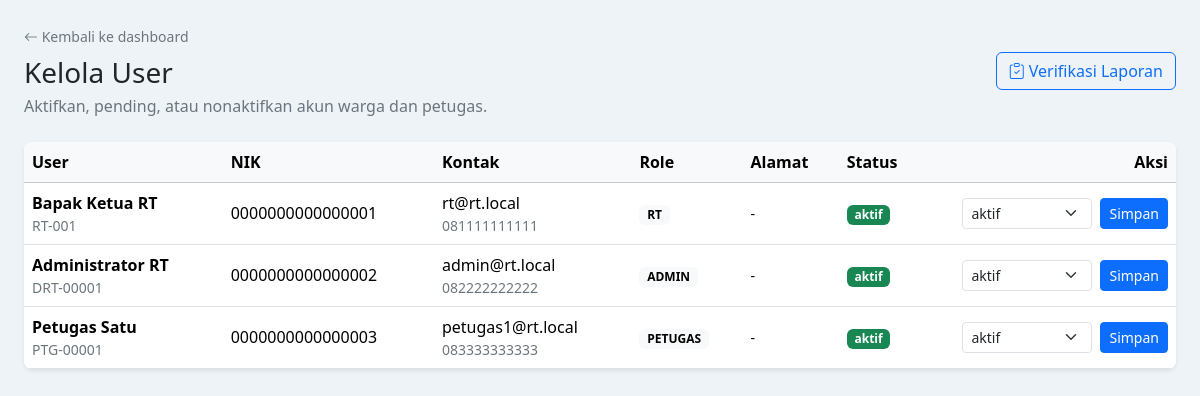
/admin-users.php (signed in), run on the app's committed database.
### tables this page shows
CREATE TABLE `users` (
  `id` int UNSIGNED NOT NULL,
  `kode_user` varchar(20) DEFAULT NULL COMMENT 'PTG-XXXXX | DRT-XXXXX | RT-001. NULL untuk warga biasa',
  `nik` varchar(16) NOT NULL COMMENT 'Nomor Induk Kependudukan',
  `nama_lengkap` varchar(150) NOT NULL,
  `email` varchar(150) DEFAULT NULL,
  `no_hp` varchar(15) DEFAULT NULL,
  `password_hash` varchar(255) NOT NULL,
  `role` enum('warga','petugas','admin','rt') NOT NULL DEFAULT 'warga',
  `status_akun` enum('aktif','nonaktif','pending') NOT NULL DEFAULT 'pending' COMMENT 'pending = belum diverifikasi admin',
  `foto_profil` varchar(255) DEFAULT NULL,
  `created_at` timestamp NULL DEFAULT CURRENT_TIMESTAMP,
  `updated_at` timestamp NULL DEFAULT CURRENT_TIMESTAMP ON UPDATE CURRENT_TIMESTAMP
);

### admin-users.php (called while the page is built, shortened)
<?php
require __DIR__ . '/index.php';

### backend/db/koneksi.php (called while the page is built, shortened)
<?php
final class Database
{
    private static ?self $instance = null;
    private \PDO $pdo;
    private function __construct()
    {
        $host    = $_ENV['DB_HOST'] ?? '127.0.0.1';
        $port    = $_ENV['DB_PORT'] ?? null;
        $name    = $_ENV['DB_NAME'] ?? '';
        $user    = $_ENV['DB_USER'] ?? 'root';
        $pass    = $_ENV['DB_PASS'] ?? '';
        $charset = $_ENV['DB_CHARSET'] ?? 'utf8mb4';
        $options = [
            \PDO::ATTR_ERRMODE            => \PDO::ERRMODE_EXCEPTION,
            \PDO::ATTR_DEFAULT_FETCH_MODE => \PDO::FETCH_ASSOC,
            \PDO::ATTR_EMULATE_PREPARES   => false,
            \PDO::ATTR_TIMEOUT            => 2,
        ];
        $ports = $port !== null ? [(string)$port] : ['8889', '3306'];
        $lastError = null;
        foreach ($ports as $candidatePort) {
            try {
                $dsn = "mysql:host={$host};port={$candidatePort};dbname={$name};charset={$charset}";
                $this->pdo = new \PDO($dsn, $user, $pass, $options);
                return;
            } catch (\PDOException $e) {
                $lastError = $e;
            }
        }
        throw $lastError ?? new \PDOException('Koneksi database gagal.');
    }
    public static function getInstance(): self
    {
        if (self::$instance === null) {
            self::$instance = new self();
        }
        return self::$instance;
    }
    public function query(string $sql, array $params = []): \PDOStatement
    {
        $stmt = $this->pdo->prepare($sql);
        $stmt->execute();
        return $stmt;
    }
}

### pages/admin_users.php (the view, shortened to what this page needs)
<!doctype html>
<html lang="id">
<head>
    <link href="https://cdn.jsdelivr.net/npm/bootstrap@5.3.3/dist/css/bootstrap.min.css" rel="stylesheet">
    <link href="https://cdn.jsdelivr.net/npm/bootstrap-icons@1.11.3/font/bootstrap-icons.min.css" rel="stylesheet">
</head>
<body>
<main class="container-fluid py-4 px-3 px-lg-4">
    <div class="d-flex flex-column flex-lg-row justify-content-between align-items-lg-center gap-3 mb-4">
        <div>
            <a class="text-decoration-none text-secondary text-small" href="<?= e(urlFor('/dashboard')) ?>">
                <i class="bi bi-arrow-left"></i> Kembali ke dashboard
            </a>
            <h1 class="h3 mb-1 mt-2">Kelola User</h1>
            <p class="text-secondary mb-0">Aktifkan, pending, atau nonaktifkan akun warga dan petugas.</p>
        </div>
        <a class="btn btn-outline-primary" href="<?= e(urlFor('/admin-laporan')) ?>">
            <i class="bi bi-clipboard-check me-1"></i>Verifikasi Laporan
        </a>
    </div>
    <section class="card table-card shadow-sm">
        <div class="table-responsive">
            <table class="table align-middle mb-0">
                <thead class="table-light">
                    <tr>
                        <th>User</th>
                        <th>NIK</th>
                        <th>Kontak</th>
                        <th>Role</th>
                        <th>Alamat</th>
                        <th>Status</th>
                        <th class="text-end">Aksi</th>
                    </tr>
                </thead>
                <tbody>
                <?php foreach ($users as $row): ?>
                    <tr>
                        <td>
                            <div class="fw-semibold"><?= e((string)$row['nama_lengkap']) ?></div>
                            <div class="text-secondary text-small"><?= e((string)($row['kode_user'] ?? '-')) ?></div>
                        </td>
                        <td><?= e((string)$row['nik']) ?></td>
                        <td>
                            <div><?= e((string)($row['email'] ?? '-')) ?></div>
                            <div class="text-secondary text-small"><?= e((string)($row['no_hp'] ?? '-')) ?></div>
                        </td>
                        <td><span class="badge text-bg-light text-uppercase"><?= e((string)$row['role']) ?></span></td>
                        <td class="text-small">
                            <?= e((string)($row['alamat_lengkap'] ?? '-')) ?>
                        </td>
                        <td><span class="badge text-bg-<?= $row['status_akun'] === 'aktif' ? 'success' : ($row['status_akun'] === 'pending' ? 'warning' : 'secondary') ?>"><?= e((string)$row['status_akun']) ?></span></td>
                        <td class="text-end">
                            <form class="d-flex justify-content-end gap-2" method="post" action="<?= e(urlFor('/admin-users')) ?>">
                                <select class="form-select form-select-sm" name="status_akun" style="max-width: 130px;">
                                    <option value="aktif" <?= $row['status_akun'] === 'aktif' ? 'selected' : '' ?>>aktif</option>
                                </select>
                                <button class="btn btn-sm btn-primary" type="submit">Simpan</button>
                            </form>
                        </td>
                    </tr>
                <?php endforeach; ?>
                </tbody>
            </table>
        </div>
    </section>
</main>
</body>
</html>

### index.php (shortened to what this page needs)
<?php
$backendPath = __DIR__ . '/backend';
require_once __DIR__ . '/pages/auth.php';
if (isWebAuthPage()) {
    handleWebAuthPage();
    exit;
}

### pages/auth.php (shortened to what this page needs)
<?php
function isWebAuthPage(): bool
{
    $path = parse_url($_SERVER['REQUEST_URI'] ?? '/', PHP_URL_PATH) ?: '/';
    $script = $_SERVER['SCRIPT_NAME'] ?? '';
    $base = rtrim(str_replace('\\', '/', dirname($script)), '/');
    $path = normalizeWebAuthPath($path);
    return in_array($path, ['/', '/login', '/register', '/dashboard', '/logout', '/laporan', '/laporan-saya', '/edit-laporan', '/hapus-laporan', '/admin-users', '/admin-laporan', '/rt-darurat', '/rt-monitoring', '/petugas-tugas', '/petugas-riwayat'], true);
}
function handleWebAuthPage(): void
{
    $path = authCurrentPath();
    $errors = [];
    $success = '';
    if ($path === '/admin-users') {
        renderAdminUsersPage($errors, $success);
        return;
    }
}
function authCurrentPath(): string
{
    $path = parse_url($_SERVER['REQUEST_URI'] ?? '/', PHP_URL_PATH) ?: '/';
    $script = $_SERVER['SCRIPT_NAME'] ?? '';
    $base = rtrim(str_replace('\\', '/', dirname($script)), '/');
    return normalizeWebAuthPath($path);
}
function normalizeWebAuthPath(string $path): string
{
    $path = rtrim('/' . ltrim($path, '/'), '/') ?: '/';
    $aliases = [
        '/index.php' => '/',
        '/login.php' => '/login',
        '/register.php' => '/register',
        '/dashboard.php' => '/dashboard',
        '/logout.php' => '/logout',
        '/laporan.php' => '/laporan',
        '/laporan-saya.php' => '/laporan-saya',
        '/edit-laporan.php' => '/edit-laporan',
        '/hapus-laporan.php' => '/hapus-laporan',
        '/admin-users.php' => '/admin-users',
        '/admin-laporan.php' => '/admin-laporan',
        '/rt-darurat.php' => '/rt-darurat',
        '/rt-monitoring.php' => '/rt-monitoring',
        '/petugas-tugas.php' => '/petugas-tugas',
        '/petugas-riwayat.php' => '/petugas-riwayat',
    ];
    return $aliases[$path] ?? $path;
}
function renderAdminUsersPage(array $errors = [], string $success = ''): void
{
    $users = getAdminUsers();
    require __DIR__ . '/admin_users.php';
}
function getAdminUsers(): array
{
    try {
        return \App\Db\Database::getInstance()
            ->query(
                "SELECT u.id, u.kode_user, u.nik, u.nama_lengkap, u.email, u.no_hp, u.role, u.status_akun, u.created_at,
                        pw.no_rt, pw.no_rw, pw.alamat_lengkap
                 FROM users u
                 LEFT JOIN profil_warga pw ON pw.user_id = u.id
                 ORDER BY FIELD(u.status_akun, 'pending', 'aktif', 'nonaktif'), u.created_at DESC"
            )
            ->fetchAll() ?: [];
    } catch (Throwable) {
        return [];
    }
}
function urlFor(string $path): string
{
    $pageAliases = [
        '/login' => '/login.php',
        '/register' => '/register.php',
        '/dashboard' => '/dashboard.php',
        '/logout' => '/logout.php',
        '/laporan' => '/laporan.php',
        '/laporan-saya' => '/laporan-saya.php',
        '/edit-laporan' => '/edit-laporan.php',
        '/hapus-laporan' => '/hapus-laporan.php',
        '/admin-users' => '/admin-users.php',
        '/admin-laporan' => '/admin-laporan.php',
        '/rt-darurat' => '/rt-darurat.php',
        '/rt-monitoring' => '/rt-monitoring.php',
        '/petugas-tugas' => '/petugas-tugas.php',
        '/petugas-riwayat' => '/petugas-riwayat.php',
    ];
    $path = $pageAliases[$path] ?? $path;
    $base = basePath();
    return ($base === '' ? '' : $base) . '/' . ltrim($path, '/');
}
function basePath(): string
{
    $script = $_SERVER['SCRIPT_NAME'] ?? '';
    $base = rtrim(str_replace('\\', '/', dirname($script)), '/');
    return $base === '/' ? '' : $base;
}
function e(string $value): string
{
    return htmlspecialchars($value, ENT_QUOTES | ENT_HTML5, 'UTF-8');
}

### pages/admin_users.php (style rules this page uses)
body { background: #eef3f8; }
.table-card { border: 0; border-radius: 8px; overflow: hidden; }
.text-small { font-size: .875rem; }

### data on the page
users: nama_lengkap "Bapak Ketua RT", kode_user "RT-001", nik "0000000000000001", email "rt@rt.local", no_hp "081111111111", role "RT", alamat_lengkap "-", status_akun "aktif"
users: nama_lengkap "Administrator RT", kode_user "DRT-00001", nik "0000000000000002", email "admin@rt.local", no_hp "082222222222", role "ADMIN", alamat_lengkap "-", status_akun "aktif"
users: nama_lengkap "Petugas Satu", kode_user "PTG-00001", nik "0000000000000003", email "petugas1@rt.local", no_hp "083333333333", role "PETUGAS", alamat_lengkap "-", status_akun "aktif"
